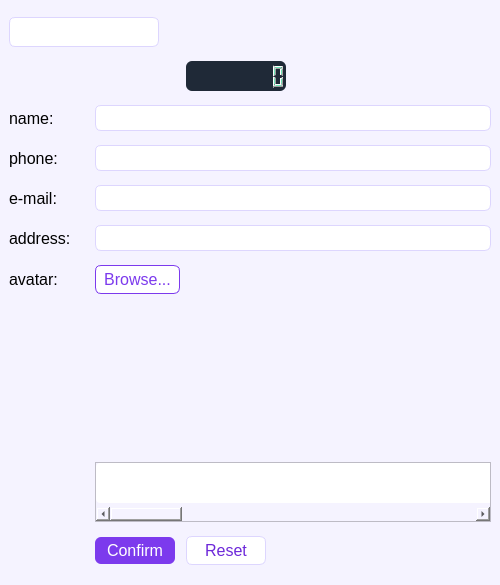
<?xml version="1.0" encoding="UTF-8"?>
<ui version="4.0">
 <class>AddNew</class>
 <widget class="QMainWindow" name="AddNew">
  <property name="windowModality">
   <enum>Qt::WindowModality::NonModal</enum>
  </property>
  <property name="geometry">
   <rect>
    <x>0</x>
    <y>0</y>
    <width>500</width>
    <height>585</height>
   </rect>
  </property>
  <property name="sizePolicy">
   <sizepolicy hsizetype="Expanding" vsizetype="Fixed">
    <horstretch>0</horstretch>
    <verstretch>0</verstretch>
   </sizepolicy>
  </property>
  <property name="minimumSize">
   <size>
    <width>500</width>
    <height>500</height>
   </size>
  </property>
  <property name="maximumSize">
   <size>
    <width>1980</width>
    <height>1080</height>
   </size>
  </property>
  <property name="windowTitle">
   <string>AddNew</string>
  </property>
  <property name="windowIcon">
   <iconset theme="QIcon::ThemeIcon::ContactNew"/>
  </property>
  <property name="styleSheet">
   <string notr="true">background-color: #F5F3FF;
font-family: "Microsoft YaHei UI";
</string>
  </property>
  <widget class="QWidget" name="centralwidget">
   <layout class="QGridLayout" name="gridLayout">
    <item row="5" column="0">
     <widget class="QLabel" name="label_5">
      <property name="maximumSize">
       <size>
        <width>80</width>
        <height>16777215</height>
       </size>
      </property>
      <property name="font">
       <font>
        <pointsize>12</pointsize>
       </font>
      </property>
      <property name="text">
       <string>address:</string>
      </property>
     </widget>
    </item>
    <item row="7" column="1" colspan="3">
     <widget class="QLabel" name="label_7">
      <property name="sizePolicy">
       <sizepolicy hsizetype="Fixed" vsizetype="Fixed">
        <horstretch>0</horstretch>
        <verstretch>0</verstretch>
       </sizepolicy>
      </property>
      <property name="minimumSize">
       <size>
        <width>160</width>
        <height>140</height>
       </size>
      </property>
      <property name="maximumSize">
       <size>
        <width>160</width>
        <height>140</height>
       </size>
      </property>
      <property name="styleSheet">
       <string notr="true"/>
      </property>
      <property name="text">
       <string/>
      </property>
     </widget>
    </item>
    <item row="0" column="0" colspan="2">
     <widget class="QLabel" name="label_1">
      <property name="sizePolicy">
       <sizepolicy hsizetype="Fixed" vsizetype="Fixed">
        <horstretch>0</horstretch>
        <verstretch>0</verstretch>
       </sizepolicy>
      </property>
      <property name="minimumSize">
       <size>
        <width>150</width>
        <height>30</height>
       </size>
      </property>
      <property name="font">
       <font>
        <pointsize>10</pointsize>
       </font>
      </property>
      <property name="styleSheet">
       <string notr="true">background-color: #FFFFFF;
color: #1F2937;
border-radius: 6px;
padding: 4px 8px;
border: 1px solid #DDD6FE;</string>
      </property>
      <property name="text">
       <string/>
      </property>
      <property name="alignment">
       <set>Qt::AlignmentFlag::AlignCenter</set>
      </property>
     </widget>
    </item>
    <item row="5" column="1" colspan="3">
     <widget class="QLineEdit" name="lineEdit_4">
      <property name="styleSheet">
       <string notr="true">QLineEdit {
    background-color: #FFFFFF;
    color: #1F2937;
    border: 1px solid #DDD6FE;
    border-radius: 6px;
    padding: 4px 8px;
}
QLineEdit:focus {
    border-color: #7C3AED;
    outline: none;
}</string>
      </property>
     </widget>
    </item>
    <item row="6" column="1">
     <widget class="QPushButton" name="pushButton_1">
      <property name="font">
       <font>
        <pointsize>12</pointsize>
       </font>
      </property>
      <property name="styleSheet">
       <string notr="true">QPushButton {
    background-color: #FFFFFF;
    color: #7C3AED;
    border: 1px solid #7C3AED;
    border-radius: 6px;
    padding: 4px 8px;
}
QPushButton:hover {
    background-color: #EDE9FE;
}
QPushButton:pressed {
    background-color: #DDD6FE;
}</string>
      </property>
      <property name="text">
       <string>Browse...</string>
      </property>
     </widget>
    </item>
    <item row="2" column="1" colspan="3">
     <widget class="QLineEdit" name="lineEdit_1">
      <property name="styleSheet">
       <string notr="true">QLineEdit {
    background-color: #FFFFFF;
    color: #1F2937;
    border: 1px solid #DDD6FE;
    border-radius: 6px;
    padding: 4px 8px;
}
QLineEdit:focus {
    border-color: #7C3AED;
    outline: none;
}</string>
      </property>
     </widget>
    </item>
    <item row="1" column="2" colspan="2">
     <widget class="QLCDNumber" name="lcdNumber">
      <property name="sizePolicy">
       <sizepolicy hsizetype="Fixed" vsizetype="Fixed">
        <horstretch>0</horstretch>
        <verstretch>0</verstretch>
       </sizepolicy>
      </property>
      <property name="maximumSize">
       <size>
        <width>100</width>
        <height>30</height>
       </size>
      </property>
      <property name="font">
       <font>
        <pointsize>9</pointsize>
       </font>
      </property>
      <property name="styleSheet">
       <string notr="true">background-color: #1F2937;
color: #6EE7B7;
border-radius: 6px;
padding: 2px;</string>
      </property>
      <property name="digitCount">
       <number>8</number>
      </property>
     </widget>
    </item>
    <item row="2" column="0">
     <widget class="QLabel" name="label_2">
      <property name="sizePolicy">
       <sizepolicy hsizetype="Fixed" vsizetype="Preferred">
        <horstretch>0</horstretch>
        <verstretch>0</verstretch>
       </sizepolicy>
      </property>
      <property name="maximumSize">
       <size>
        <width>80</width>
        <height>16777215</height>
       </size>
      </property>
      <property name="font">
       <font>
        <pointsize>12</pointsize>
       </font>
      </property>
      <property name="text">
       <string>name:</string>
      </property>
     </widget>
    </item>
    <item row="6" column="0">
     <widget class="QLabel" name="label_6">
      <property name="maximumSize">
       <size>
        <width>80</width>
        <height>16777215</height>
       </size>
      </property>
      <property name="font">
       <font>
        <pointsize>12</pointsize>
       </font>
      </property>
      <property name="text">
       <string>avatar:</string>
      </property>
     </widget>
    </item>
    <item row="10" column="1">
     <widget class="QPushButton" name="pushButton_2">
      <property name="sizePolicy">
       <sizepolicy hsizetype="Fixed" vsizetype="Fixed">
        <horstretch>0</horstretch>
        <verstretch>0</verstretch>
       </sizepolicy>
      </property>
      <property name="minimumSize">
       <size>
        <width>80</width>
        <height>0</height>
       </size>
      </property>
      <property name="maximumSize">
       <size>
        <width>80</width>
        <height>16777215</height>
       </size>
      </property>
      <property name="font">
       <font>
        <pointsize>12</pointsize>
       </font>
      </property>
      <property name="styleSheet">
       <string notr="true">QPushButton {
    background-color: #7C3AED;
    color: #FFFFFF;
    border: none;
    border-radius: 6px;
    padding: 4px 8px;
}
QPushButton:hover {
    background-color: #6D28D9;
}
QPushButton:pressed {
    background-color: #5B21B6;
}</string>
      </property>
      <property name="text">
       <string>Confirm</string>
      </property>
     </widget>
    </item>
    <item row="10" column="2">
     <widget class="QPushButton" name="pushButton_3">
      <property name="minimumSize">
       <size>
        <width>80</width>
        <height>0</height>
       </size>
      </property>
      <property name="maximumSize">
       <size>
        <width>80</width>
        <height>16777215</height>
       </size>
      </property>
      <property name="font">
       <font>
        <pointsize>12</pointsize>
       </font>
      </property>
      <property name="styleSheet">
       <string notr="true">QPushButton {
    background-color: #FFFFFF;
    color: #6D28D9;
    border: 1px solid #DDD6FE;
    border-radius: 6px;
    padding: 4px 8px;
}
QPushButton:hover {
    background-color: #EDE9FE;
    border-color: #7C3AED;
}
QPushButton:pressed {
    background-color: #DDD6FE;
}</string>
      </property>
      <property name="text">
       <string>Reset</string>
      </property>
     </widget>
    </item>
    <item row="4" column="0">
     <widget class="QLabel" name="label_4">
      <property name="maximumSize">
       <size>
        <width>80</width>
        <height>16777215</height>
       </size>
      </property>
      <property name="font">
       <font>
        <pointsize>12</pointsize>
       </font>
      </property>
      <property name="text">
       <string>e-mail:</string>
      </property>
     </widget>
    </item>
    <item row="4" column="1" colspan="3">
     <widget class="QLineEdit" name="lineEdit_3">
      <property name="styleSheet">
       <string notr="true">QLineEdit {
    background-color: #FFFFFF;
    color: #1F2937;
    border: 1px solid #DDD6FE;
    border-radius: 6px;
    padding: 4px 8px;
}
QLineEdit:focus {
    border-color: #7C3AED;
    outline: none;
}</string>
      </property>
     </widget>
    </item>
    <item row="3" column="1" colspan="3">
     <widget class="QLineEdit" name="lineEdit_2">
      <property name="styleSheet">
       <string notr="true">QLineEdit {
    background-color: #FFFFFF;
    color: #1F2937;
    border: 1px solid #DDD6FE;
    border-radius: 6px;
    padding: 4px 8px;
}
QLineEdit:focus {
    border-color: #7C3AED;
    outline: none;
}</string>
      </property>
     </widget>
    </item>
    <item row="3" column="0">
     <widget class="QLabel" name="label_3">
      <property name="maximumSize">
       <size>
        <width>80</width>
        <height>16777215</height>
       </size>
      </property>
      <property name="font">
       <font>
        <pointsize>12</pointsize>
       </font>
      </property>
      <property name="text">
       <string>phone:</string>
      </property>
     </widget>
    </item>
    <item row="9" column="1" colspan="3">
     <widget class="QScrollArea" name="scrollArea">
      <property name="sizePolicy">
       <sizepolicy hsizetype="Expanding" vsizetype="Fixed">
        <horstretch>0</horstretch>
        <verstretch>0</verstretch>
       </sizepolicy>
      </property>
      <property name="minimumSize">
       <size>
        <width>203</width>
        <height>60</height>
       </size>
      </property>
      <property name="maximumSize">
       <size>
        <width>1980</width>
        <height>60</height>
       </size>
      </property>
      <property name="cursor" stdset="0">
       <cursorShape>ArrowCursor</cursorShape>
      </property>
      <property name="verticalScrollBarPolicy">
       <enum>Qt::ScrollBarPolicy::ScrollBarAlwaysOff</enum>
      </property>
      <property name="horizontalScrollBarPolicy">
       <enum>Qt::ScrollBarPolicy::ScrollBarAsNeeded</enum>
      </property>
      <property name="sizeAdjustPolicy">
       <enum>QAbstractScrollArea::SizeAdjustPolicy::AdjustIgnored</enum>
      </property>
      <property name="widgetResizable">
       <bool>true</bool>
      </property>
      <property name="alignment">
       <set>Qt::AlignmentFlag::AlignLeading|Qt::AlignmentFlag::AlignLeft|Qt::AlignmentFlag::AlignTop</set>
      </property>
      <widget class="QWidget" name="scrollAreaWidgetContents">
       <property name="geometry">
        <rect>
         <x>0</x>
         <y>0</y>
         <width>1980</width>
         <height>40</height>
        </rect>
       </property>
       <property name="sizePolicy">
        <sizepolicy hsizetype="Expanding" vsizetype="Fixed">
         <horstretch>0</horstretch>
         <verstretch>0</verstretch>
        </sizepolicy>
       </property>
       <property name="minimumSize">
        <size>
         <width>1980</width>
         <height>40</height>
        </size>
       </property>
       <property name="maximumSize">
        <size>
         <width>1980</width>
         <height>40</height>
        </size>
       </property>
       <property name="cursor">
        <cursorShape>ArrowCursor</cursorShape>
       </property>
       <property name="layoutDirection">
        <enum>Qt::LayoutDirection::LeftToRight</enum>
       </property>
       <widget class="QLabel" name="label_8">
        <property name="geometry">
         <rect>
          <x>0</x>
          <y>0</y>
          <width>1980</width>
          <height>40</height>
         </rect>
        </property>
        <property name="sizePolicy">
         <sizepolicy hsizetype="Expanding" vsizetype="Fixed">
          <horstretch>0</horstretch>
          <verstretch>0</verstretch>
         </sizepolicy>
        </property>
        <property name="minimumSize">
         <size>
          <width>1980</width>
          <height>40</height>
         </size>
        </property>
        <property name="maximumSize">
         <size>
          <width>1980</width>
          <height>40</height>
         </size>
        </property>
        <property name="styleSheet">
         <string notr="true">background-color: #FFFFFF;
color: #EF4444;
border-radius: 4px;
padding: 2px 4px;</string>
        </property>
        <property name="text">
         <string/>
        </property>
        <property name="scaledContents">
         <bool>false</bool>
        </property>
        <property name="alignment">
         <set>Qt::AlignmentFlag::AlignLeading|Qt::AlignmentFlag::AlignLeft|Qt::AlignmentFlag::AlignVCenter</set>
        </property>
        <property name="wordWrap">
         <bool>true</bool>
        </property>
       </widget>
      </widget>
     </widget>
    </item>
   </layout>
  </widget>
 </widget>
 <resources/>
 <connections/>
</ui>
